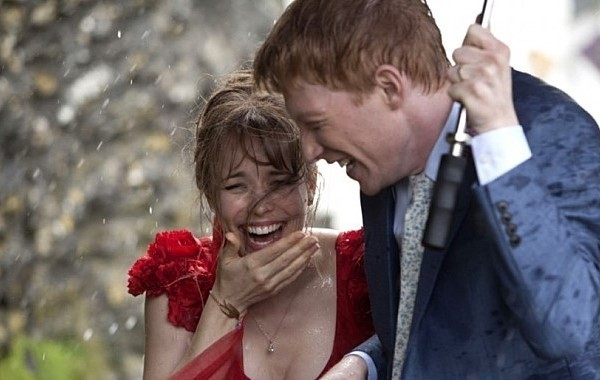
#> input picture images/model.png, 600 x 380 px
$ jupyter execute --allow-errors '1. 이미지 reading & writing.ipynb'
#> lines starting #> are read from the running program, lines starting #| are printed output that depends on the picture
[cell 1]
import cv2
import numpy as np
import matplotlib.pyplot as plt

[cell 2]
# openCV의 함수를 활용한 이미지파일 읽고 화면에 표시하기

def showImage():
    imgfile = 'images/model.png'
    img = cv2.imread(imgfile, cv2.IMREAD_COLOR) # 이미지 읽기(컬러로)
#> img is the input picture: shape (380, 600, 3); mean B, G, R 103.1, 103.3, 114.3

    cv2.namedWindow('model', cv2.WINDOW_NORMAL) # 크기조정 가능한 윈도우창 생성
    cv2.imshow('model', img) # 윈도우창에 보이기
    cv2.waitKey(0) # 입력 대기시간
    cv2.destroyALLWindows() # 생성한 윈도우 제거

#> (the rest of this cell did not finish here and is left out)

[cell 3]
def showImage():
    imgfile = 'images/model.png'
    img = cv2.imread(imgfile, cv2.IMREAD_UNCHANGED) # 원본
    cv2.imshow('model', img)

    k = cv2.waitKey(0) & 0xFF # 사용자 키보드 입력값을 k에 대입
#> (key Esc is pressed here)

    if k == 27: # ESC 입력시 프로그램 종료(아스키 코드)
        cv2.destroyAllWindows()
    elif k == ord('c'): # c 입력시 다른 파일로 저장
        cv2.imwrite('images/model_copy.jpg', img) # img write
        cv2.destroyAllWindows()

showImage()

[cell 4]
def showImage():
    imgfile = 'images/model.png'
    img = cv2.imread(imgfile, cv2.IMREAD_GRAYSCALE) # 흑백
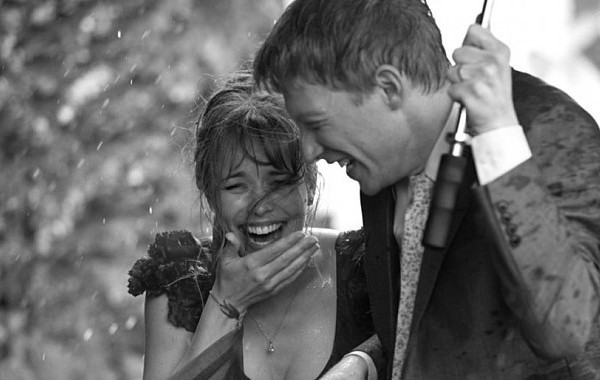
#> img: shape (380, 600); min 0, max 255, mean 106.5

    plt.imshow(img, cmap='gray', interpolation='bicubic')
    plt.xticks([])
    plt.yticks([])
    plt.title('model')
    plt.show()

showImage()


$ run again, with images/HSV.PNG copied over images/model.png
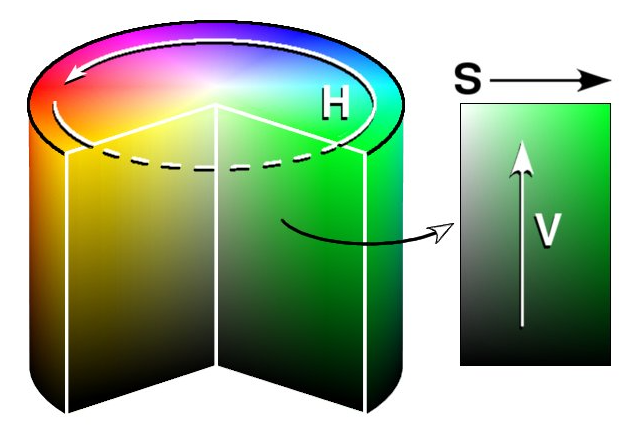
#> input picture images/HSV.PNG, 624 x 425 px
#> in showImage, img is the input picture: shape (425, 624, 3); mean B, G, R 138, 173.8, 151.1
#> in showImage, `img = cv2.imread(imgfile, cv2.IMREAD_GRAYSCALE)`:
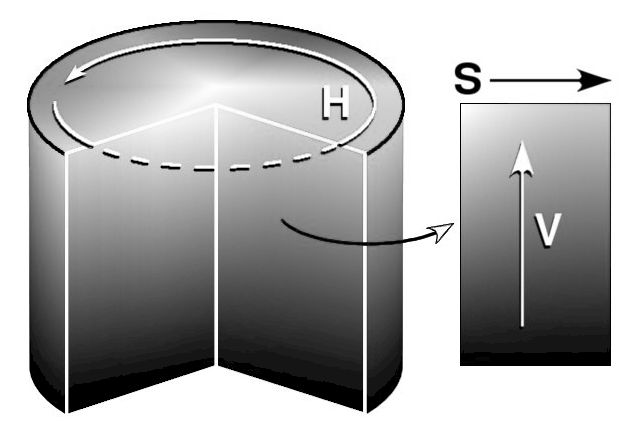
#> img: shape (425, 624); min 0, max 255, mean 169.1
